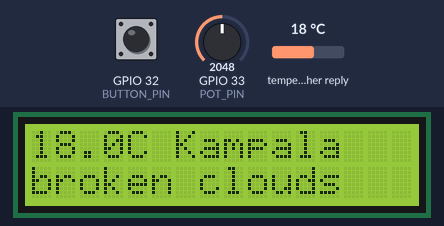
Simulated run of this sketch. Board: ESP32. Parts: 16×2 character LCD. The test bench sets the inputs (shaded band); at power-on: GPIO 32 (BUTTON_PIN) HIGH, GPIO 33 (POT_PIN) = 2048, temperature in the weather reply 18 °C (analog values on the 0–4095 scale). WiFi joins after 1.5 s; servers stay silent unless stated; uploads are accepted with an empty reply; web services answer with replies made up by the test bench; what the sketch prints to the serial monitor is not drawn.

Above: at 3.9 s.
5.3 s: GPIO 32 (BUTTON_PIN) pulled LOW for 0.15 s
At 6.2 s:
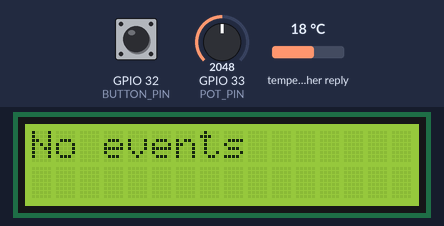
6.9 s: GPIO 33 (POT_PIN) set to 2866
At 7.5 s:
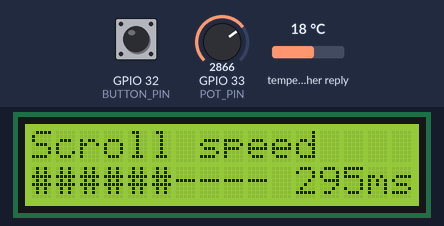
9.6 s: GPIO 33 (POT_PIN) set to 3603
At 10.3 s:
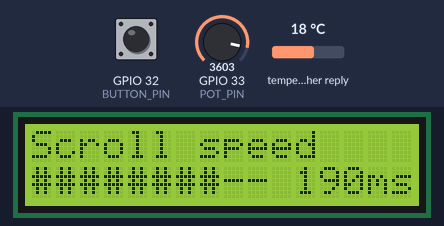
12.3 s: GPIO 33 (POT_PIN) set to 4040
At 12.9 s:
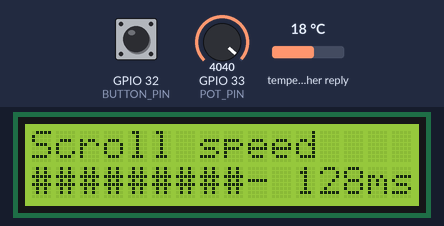
15.0 s: GPIO 33 (POT_PIN) set to 2047
At 16.0 s:
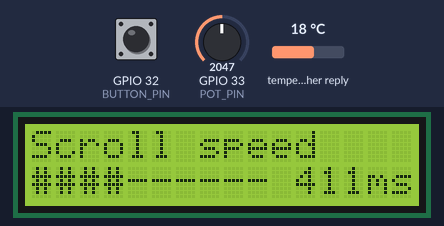
17.7 s: GPIO 33 (POT_PIN) set to 1228
At 18.7 s:
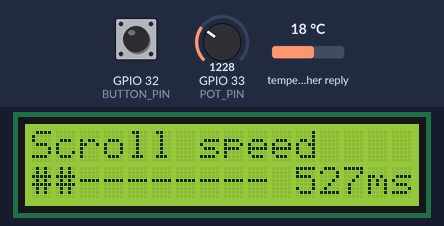
Timing chart, 0 to 20.7 s (numbered marks = the images above; inputs shaded):
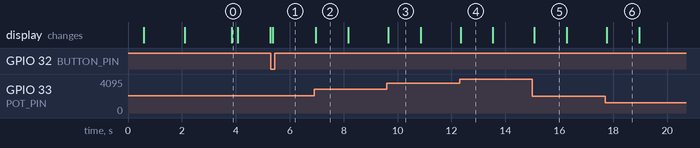

The sketch:

HeadsUpDisplay.ino
```cpp
#include <WiFiManager.h>
#include "config.h"
#include "display.h"
#include "weather.h"
#include "calendar.h"
#include "configpage.h"

WiFiManager wm;

// --- Screen rotation ---
const unsigned long SCREEN_ROTATE_MS = 2UL * 60UL * 1000UL; // 2 minutes
unsigned long lastScreenSwitchMs = 0;

// --- Manual screen button ---
// Wire a push button between this pin and GND - no external resistor
// needed, the internal pull-up is enabled in setup(). Avoid GPIO21/22
// (used by the LCD's I2C bus) and GPIO34-39 (no internal pull-ups).
const int BUTTON_PIN = 32;
int lastRawButtonReading = HIGH;
int buttonState = HIGH; // debounced state, HIGH = not pressed (INPUT_PULLUP)
unsigned long lastButtonDebounceMs = 0;
const unsigned long BUTTON_DEBOUNCE_MS = 50;

// --- Button debugging ---
// Set to false once the button is working to quieten the serial output.
const bool BUTTON_DEBUG = true;
unsigned long lastButtonHeartbeatMs = 0;
const unsigned long BUTTON_HEARTBEAT_MS = 2000;

// --- Scroll speed potentiometer ---
// MUST be an ADC1 pin (GPIO32-39). ADC2 pins (0/2/4/12-15/25-27) stop
// working the moment WiFi is active, which would break this silently.
// Wiper (middle leg) here, outer legs to 3V3 and GND.
const int POT_PIN = 33;
const unsigned long POT_READ_MS = 50;      // how often to sample the knob
const int POT_DEADBAND = 80;               // ignore ADC jitter below this
const unsigned long POT_OVERLAY_MS = 1200; // overlay lingers this long after the last move

int lastPotRaw = -10000; // forces a read on the first pass
unsigned long lastPotReadMs = 0;
unsigned long lastPotMoveMs = 0;
bool potOverlayShowing = false;

// --- Background data refresh ---
const unsigned long WEATHER_REFRESH_MS = 5UL * 60UL * 1000UL;  // 5 minutes
const unsigned long CALENDAR_REFRESH_MS = 5UL * 60UL * 1000UL; // 5 minutes
unsigned long lastWeatherFetchMs = 0;
unsigned long lastCalendarFetchMs = 0;

// Repaints whatever screen is already active, without resetting the
// auto-rotation timer. Used to restore the display after the pot overlay.
void redrawCurrentScreen() {
  if (currentScreen == SCREEN_WEATHER) {
    displayWeather(lastTemp, cityDisplayName(), lastDescription);
  } else {
    displayCalendarScreen();
  }
}

void switchScreen(Screen screen) {
  currentScreen = screen;
  lastScreenSwitchMs = millis();
  redrawCurrentScreen();
}

void toggleScreen() {
  switchScreen(currentScreen == SCREEN_WEATHER ? SCREEN_CALENDAR : SCREEN_WEATHER);
}

// Averages several samples - a single analogRead() on the ESP32 is noisy
// enough to make the value jump around on its own.
int readPotSmoothed() {
  long total = 0;
  for (int i = 0; i < 8; i++) total += analogRead(POT_PIN);
  return (int)(total / 8);
}

void showScrollSpeedOverlay(int raw) {
  int filled = (raw * 10) / 4095;
  if (filled > 10) filled = 10;

  String bar = "";
  for (int i = 0; i < 10; i++) bar += (i < filled) ? '#' : '-';

  setLcdLine(0, "Scroll speed");
  setLcdLine(1, bar + " " + String(scrollStepMs) + "ms");
}

void potUpdate() {
  unsigned long now = millis();

  if (now - lastPotReadMs >= POT_READ_MS) {
    lastPotReadMs = now;
    int raw = readPotSmoothed();

    if (abs(raw - lastPotRaw) > POT_DEADBAND) {
      lastPotRaw = raw;
      lastPotMoveMs = now;

      // Clockwise (higher reading) = shorter delay = faster scrolling
      scrollStepMs = SCROLL_STEP_MAX_MS -
        ((unsigned long) raw * (SCROLL_STEP_MAX_MS - SCROLL_STEP_MIN_MS)) / 4095UL;

      potOverlayShowing = true;
      showScrollSpeedOverlay(raw);
    }
  }

  // Put the real screen back once the knob has been still for a moment
  if (potOverlayShowing && (now - lastPotMoveMs) >= POT_OVERLAY_MS) {
    potOverlayShowing = false;
    redrawCurrentScreen();
  }
}

void setup() {
  Serial.begin(115200);
  delay(500);

  pinMode(BUTTON_PIN, INPUT_PULLUP);
  analogReadResolution(12); // 0-4095, matches the maths in potUpdate()

  displayInit();
  displayMessage("WiFi setup...", "");

  bool connected = wm.autoConnect("ESP32-Setup");

  if (connected) {
    Serial.println("WiFi connected!");
    Serial.print("IP address: ");
    Serial.println(WiFi.localIP());

    displayMessage("WiFi connected!", "");
    delay(1500);

    webserverInit();
    fetchWeather();
    fetchCalendar();

    unsigned long now = millis();
    lastWeatherFetchMs = now;
    lastCalendarFetchMs = now;

    switchScreen(SCREEN_WEATHER);
  } else {
    Serial.println("WiFi FAILED to connect.");
    displayMessage("WiFi failed", "");
  }
}

void loop() {
  webserverHandle();
  displayScrollUpdate();
  potUpdate();

  unsigned long now = millis();

  // Auto-rotate between screens
  if (now - lastScreenSwitchMs >= SCREEN_ROTATE_MS) {
    toggleScreen();
  }

  // Manual override button (debounced, active LOW)
  int reading = digitalRead(BUTTON_PIN);

  if (BUTTON_DEBUG) {
    // Heartbeat: proves loop() is running and shows the resting pin level
    if (now - lastButtonHeartbeatMs >= BUTTON_HEARTBEAT_MS) {
      lastButtonHeartbeatMs = now;
      Serial.print("[btn] alive, pin reads: ");
      Serial.println(reading);
    }
    // Fires the instant the raw pin level changes, before debouncing
    if (reading != lastRawButtonReading) {
      Serial.print("[btn] RAW CHANGE -> ");
      Serial.println(reading);
    }
  }

  if (reading != lastRawButtonReading) {
    lastButtonDebounceMs = now;
  }
  if ((now - lastButtonDebounceMs) > BUTTON_DEBOUNCE_MS) {
    if (reading != buttonState) {
      buttonState = reading;
      if (BUTTON_DEBUG) {
        Serial.print("[btn] debounced state -> ");
        Serial.println(buttonState);
      }
      if (buttonState == LOW) {
        if (BUTTON_DEBUG) Serial.println("[btn] PRESS -> toggling screen");
        toggleScreen();
      }
    }
  }
  lastRawButtonReading = reading;

  // Keep cached data fresh in the background, regardless of which
  // screen is currently showing
  if (now - lastWeatherFetchMs >= WEATHER_REFRESH_MS) {
    lastWeatherFetchMs = now;
    fetchWeather();
  }
  if (now - lastCalendarFetchMs >= CALENDAR_REFRESH_MS) {
    lastCalendarFetchMs = now;
    fetchCalendar();
  }

  // Page through calendar events while that screen is active. Suppressed
  // while the pot overlay is up so paging can't overwrite it.
  if (currentScreen == SCREEN_CALENDAR && !potOverlayShowing) {
    calendarScreenUpdate();
  }
}
```

calendar.h
```cpp
// calendar.h
// Fetches upcoming events from a small Google Apps Script JSON proxy
// (see CalendarProxy.gs for the script you deploy on script.google.com,
// and config.h for where CALENDAR_URL is set).
//
// The proxy returns a JSON array like:
//   [{"time":"14:00","title":"Dentist"}, {"time":"Fri 09:00","title":"Standup"}]

#include <HTTPClient.h>
#include <WiFiClientSecure.h>
#include <ArduinoJson.h>

// Set to false once the calendar is working to quieten the serial output.
const bool CALENDAR_DEBUG = true;

// NOTE: CalendarProxy.gs has its own MAX_EVENTS - raising this alone does
// nothing until that script is updated to match AND redeployed as a new
// version.
const int MAX_CALENDAR_EVENTS = 4;

// A page is held for at least CALENDAR_PAGE_MIN_MS, and then until any
// long titles on it have scrolled all the way through once - capped at
// CALENDAR_PAGE_MAX_MS so a very long title can't stall the rotation.
const unsigned long CALENDAR_PAGE_MIN_MS = 4000;
const unsigned long CALENDAR_PAGE_MAX_MS = 20000;

struct CalendarEvent {
  String time;
  String title;
};

CalendarEvent calendarEvents[MAX_CALENDAR_EVENTS];
int calendarEventCount = 0;

int calendarPage = 0;
unsigned long lastCalendarPageMs = 0;

// Draws the current page (up to 2 events, one per row) of the calendar screen
void renderCalendarPage() {
  if (calendarEventCount == 0) {
    setLcdLine(0, "No events");
    setLcdLine(1, "");
    return;
  }

  int idx0 = calendarPage * 2;
  int idx1 = idx0 + 1;

  setLcdLine(0, idx0 < calendarEventCount ? (calendarEvents[idx0].time + " " + calendarEvents[idx0].title) : "");
  setLcdLine(1, idx1 < calendarEventCount ? (calendarEvents[idx1].time + " " + calendarEvents[idx1].title) : "");
}

// Call this when switching to the calendar screen
void displayCalendarScreen() {
  lcd.clear();
  calendarPage = 0;
  lastCalendarPageMs = millis();
  renderCalendarPage();
}

// Call every loop() while the calendar screen is active. Pages through
// events two at a time when there are more than 2 to show, since the LCD
// only has 2 rows.
void calendarScreenUpdate() {
  int totalPages = (calendarEventCount + 1) / 2;
  if (totalPages <= 1) return;

  unsigned long now = millis();
  unsigned long shownFor = now - lastCalendarPageMs;

  // Always hold a page for a minimum time so it's readable
  if (shownFor < CALENDAR_PAGE_MIN_MS) return;

  // Then keep holding it until any long titles have scrolled through
  // once, so we never cut a title off half way. The max is a safety
  // valve for titles so long they'd otherwise hold the page forever.
  if (!displayFinishedScrolling() && shownFor < CALENDAR_PAGE_MAX_MS) return;

  lastCalendarPageMs = now;
  calendarPage = (calendarPage + 1) % totalPages;
  renderCalendarPage();
}

void fetchCalendar() {
  // Apps Script is HTTPS-only, so this needs a TLS-capable client -
  // plain http.begin(url) (which works for the OpenWeatherMap call)
  // silently fails here. setInsecure() skips certificate validation,
  // which is fine for reading your own calendar feed.
  WiFiClientSecure client;
  client.setInsecure();

  HTTPClient http;
  // Apps Script ALWAYS answers a /exec request with a 302 redirect over
  // to script.googleusercontent.com - without this the ESP32 stops at
  // the redirect and never sees the JSON.
  http.setFollowRedirects(HTTPC_FORCE_FOLLOW_REDIRECTS);
  http.setTimeout(15000); // Apps Script can be slow on a cold start

  http.begin(client, CALENDAR_URL);
  int httpCode = http.GET();
  Serial.print("Calendar HTTP code: ");
  Serial.println(httpCode);

  if (httpCode == 200) {
    String payload = http.getString();

    if (CALENDAR_DEBUG) {
      Serial.print("Calendar payload: ");
      Serial.println(payload.substring(0, 200));
    }

    JsonDocument doc;
    DeserializationError err = deserializeJson(doc, payload);

    if (err) {
      Serial.print("Calendar JSON parse failed: ");
      Serial.println(err.c_str());
    } else if (doc["error"].is<const char*>()) {
      // The proxy rejected us - almost always a key mismatch
      Serial.print("Calendar proxy returned an error: ");
      Serial.println((const char*) doc["error"]);
      Serial.println("-> check the ?key=... on CALENDAR_URL matches SECRET_KEY in CalendarProxy.gs");
    } else if (doc.is<JsonArray>()) {
      JsonArray arr = doc.as<JsonArray>();
      calendarEventCount = 0;
      for (JsonObject ev : arr) {
        if (calendarEventCount >= MAX_CALENDAR_EVENTS) break;
        calendarEvents[calendarEventCount].time = String((const char*) ev["time"]);
        calendarEvents[calendarEventCount].title = String((const char*) ev["title"]);
        calendarEventCount++;
      }
      Serial.print("Calendar events loaded: ");
      Serial.println(calendarEventCount);
    } else {
      Serial.println("Calendar response was not a JSON array");
    }
  } else {
    Serial.print("Calendar fetch failed, code: ");
    Serial.println(httpCode);
    if (httpCode < 0) {
      Serial.println("-> negative code = connection/TLS problem, not an HTTP error");
    }
  }

  http.end();

  // Only redraw the LCD if the calendar screen is actually showing right
  // now; otherwise just keep the cached events updated in the background.
  if (currentScreen == SCREEN_CALENDAR) {
    displayCalendarScreen();
  }
}
```

display.h
```cpp
// display.h
// Owns the LCD object and all screen-drawing functions

#include <Wire.h>
#include <LiquidCrystal_I2C.h>

LiquidCrystal_I2C lcd(0x27, 16, 2);

const uint8_t LCD_COLS = 16;
const unsigned long SCROLL_PAUSE_MS = 1200; // pause at the start of each loop

// Time between scroll steps. Not a constant - the potentiometer adjusts
// this at runtime (see potUpdate() in the .ino). Lower = faster.
unsigned long scrollStepMs = 300;
const unsigned long SCROLL_STEP_MIN_MS = 120; // knob fully clockwise
const unsigned long SCROLL_STEP_MAX_MS = 700; // knob fully anticlockwise

// Tracks the scrolling state of a single LCD row
struct ScrollLine {
  String text = "";
  int textLen = 0;
  int scrollPos = 0;
  unsigned long lastStepMs = 0;
  bool pausing = false;
  bool completedPass = false; // has the full text been shown at least once?
};

ScrollLine lcdLine1;
ScrollLine lcdLine2;

// Which screen is currently shown on the LCD
enum Screen { SCREEN_WEATHER, SCREEN_CALENDAR };
Screen currentScreen = SCREEN_WEATHER;

void displayInit() {
  lcd.init();
  lcd.backlight();
}

// Sets the text for one row (0 or 1) and (re)starts its scroll animation
// if the text is too long to fit on the screen.
void setLcdLine(uint8_t row, String text) {
  ScrollLine &line = (row == 0) ? lcdLine1 : lcdLine2;

  // If this row already shows exactly this text, leave its scroll
  // animation running instead of snapping back to the start. Without
  // this, any periodic redraw restarts long lines from the beginning
  // and they never scroll all the way through.
  if (line.text == text) return;

  line.text = text;
  line.textLen = text.length();
  line.scrollPos = 0;
  line.pausing = true;
  line.completedPass = false;
  line.lastStepMs = millis();

  lcd.setCursor(0, row);
  if (line.textLen <= LCD_COLS) {
    String padded = text;
    while (padded.length() < LCD_COLS) padded += ' ';
    lcd.print(padded);
  } else {
    lcd.print(text.substring(0, LCD_COLS));
  }
}

void displayMessage(String line1, String line2) {
  lcd.clear();
  setLcdLine(0, line1);
  setLcdLine(1, line2);
}

void displayWeather(float temp, String city, String description) {
  lcd.clear();
  setLcdLine(0, String(temp, 1) + "C " + city);
  setLcdLine(1, description);
}

// Advances one row's scroll animation if it's due for a step.
void stepScrollLine(uint8_t row, ScrollLine &line) {
  if (line.textLen <= LCD_COLS) return; // fits on screen, nothing to scroll

  unsigned long now = millis();
  unsigned long interval = line.pausing ? SCROLL_PAUSE_MS : scrollStepMs;
  if (now - line.lastStepMs < interval) return;

  line.lastStepMs = now;

  if (line.pausing) {
    line.pausing = false; // pause finished, resume scrolling next steps
  } else {
    line.scrollPos++;
    int maxScroll = line.textLen - LCD_COLS + 3; // +3 = gap before the text repeats
    if (line.scrollPos >= maxScroll) {
      line.scrollPos = 0;
      line.pausing = true;        // pause again at the start of the text
      line.completedPass = true;  // the whole line has now been shown once
    }
  }

  String wrapped = line.text + "   " + line.text; // gap + repeat so it loops smoothly
  lcd.setCursor(0, row);
  lcd.print(wrapped.substring(line.scrollPos, line.scrollPos + LCD_COLS));
}

// Call this frequently from loop() to animate any text too long to fit.
void displayScrollUpdate() {
  stepScrollLine(0, lcdLine1);
  stepScrollLine(1, lcdLine2);
}

// True once every row that needed scrolling has shown its full text at
// least once. Rows short enough to fit count as done immediately.
// Callers use this to avoid changing the screen mid-scroll.
bool displayFinishedScrolling() {
  bool row0Done = (lcdLine1.textLen <= LCD_COLS) || lcdLine1.completedPass;
  bool row1Done = (lcdLine2.textLen <= LCD_COLS) || lcdLine2.completedPass;
  return row0Done && row1Done;
}
```

weather.h
```cpp
// weather.h
// Handles fetching and parsing weather data

#include <HTTPClient.h>
#include <ArduinoJson.h>

// Default city comes from config.h (DEFAULT_CITY) so your real location
// stays out of git. Falls back to London if config.h doesn't set it.
#ifndef DEFAULT_CITY
#define DEFAULT_CITY "London,GB"
#endif
char currentCity[40] = DEFAULT_CITY;

// Cached values so the weather screen can be redrawn (e.g. when the
// display switches back to it) without hitting the API again.
float lastTemp = 0;
String lastDescription = "";

// currentCity is stored as "City,CC" for the API query;
// this strips the country code for display purposes.
String cityDisplayName() {
  String c = String(currentCity);
  int commaIdx = c.indexOf(',');
  if (commaIdx > 0) return c.substring(0, commaIdx);
  return c;
}

void fetchWeather() {
  HTTPClient http;
  String url = "http://api.openweathermap.org/data/2.5/weather?q=" + String(currentCity) + "&appid=" + API_KEY + "&units=metric";

  http.begin(url);
  int httpCode = http.GET();
  Serial.print("HTTP code: ");
  Serial.println(httpCode);

  if (httpCode == 200) {
    String payload = http.getString();

    JsonDocument doc;
    deserializeJson(doc, payload);

    lastTemp = doc["main"]["temp"];
    lastDescription = String((const char*) doc["weather"][0]["description"]);

    Serial.print("Temperature: ");
    Serial.println(lastTemp);
    Serial.print("Description: ");
    Serial.println(lastDescription);

    // Only redraw the LCD if the weather screen is actually the one
    // showing right now; otherwise just keep the cached values updated.
    if (currentScreen == SCREEN_WEATHER) {
      displayWeather(lastTemp, cityDisplayName(), lastDescription);
    }

  } else {
    Serial.print("Weather fetch failed, code: ");
    Serial.println(httpCode);
    if (currentScreen == SCREEN_WEATHER) {
      displayMessage("Weather error", "Code: " + String(httpCode));
    }
  }

  http.end();
}
```

config.h
```cpp
// config.example.h
// Copy this file to config.h and fill in your own values.
// config.h is git-ignored, so your keys never get committed.

// OpenWeatherMap API key (https://home.openweathermap.org/api_keys)
#define API_KEY "your_openweathermap_key_here"

// Deploy CalendarProxy.gs as a Google Apps Script Web App (see the
// instructions at the top of that file), then paste the URL it gives you
// here, with your secret key appended as a query parameter.
#define CALENDAR_URL "https://script.google.com/macros/s/YOUR_DEPLOYMENT_ID/exec?key=YOUR_SECRET_KEY"

// Default city for the weather screen, as "City,CC"
#define DEFAULT_CITY "Kampala, UG"
```

Source omitted: configpage.h (1869 bytes)

Measured:
- after the input at 5.3 s, the display: changes after 0.06 s (image 1)
- after the input at 6.9 s, the display: changes after 0.07 s (image 2)
- after the input at 9.6 s, the display: changes after 0.05 s (image 3)
- after the input at 12.3 s, the display: changes at once (image 4)
- after the input at 15.0 s, the display: changes after 0.07 s (image 5)
- after the input at 17.7 s, the display: changes after 0.06 s (image 6)
- what the display in image 2 shows lasts 1.2 s, from 7.0 s to 8.2 s
